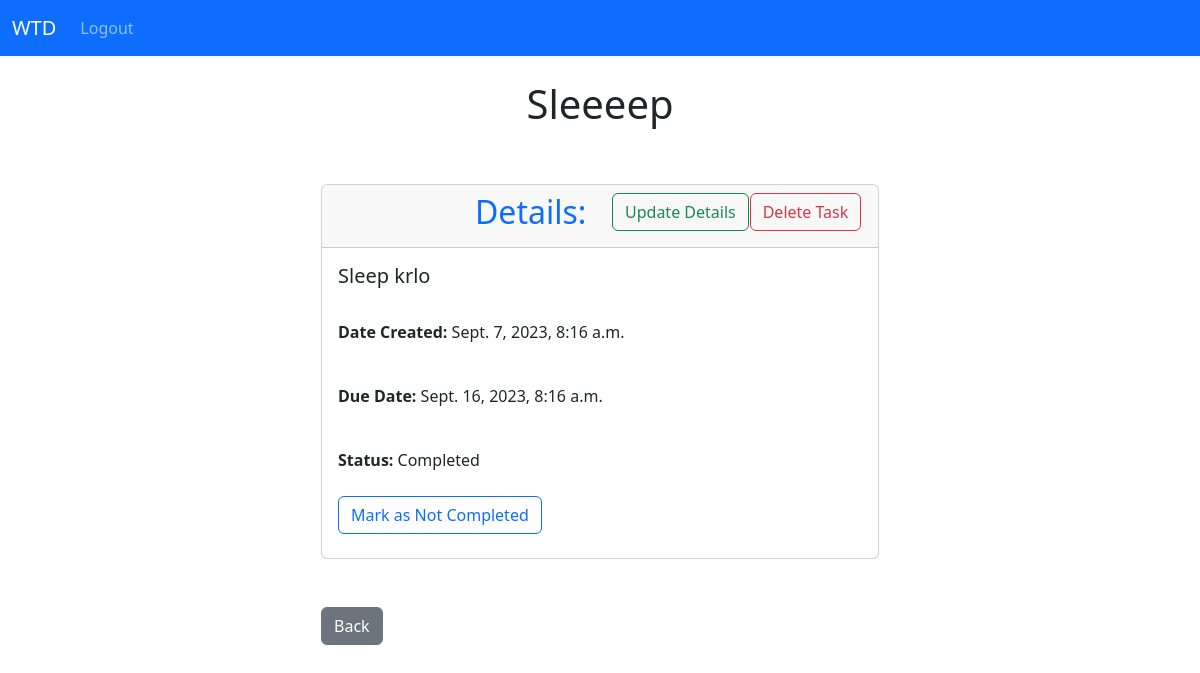
The app's page /task/3 (signed in) with its own data.
### todo_app/models.py (models this page shows, shortened)
class Task(models.Model):
    STATUS_CHOICES = [
        ("Completed", "Completed" ),
        ("Not Completed", "Not Completed" )
    ]
    title = models.TextField(max_length=50)
    description = models.TextField()
    created_at = models.DateTimeField(auto_now_add=True)
    expire_at = models.DateTimeField()
    status = models.CharField(max_length=15, choices=STATUS_CHOICES, default='Not Completed')
    user_id = models.ForeignKey(User, on_delete=models.CASCADE)
    def __str__(self):
        return(f"{self.title}")

### todo_app/views.py (the view)
# urls.py: path('task/<int:pk>', views.user_task, name='task'),
def user_task(request, pk):
    if request.user.is_authenticated:
        try:
            task = Task.objects.get(id=pk)
            if request.user != task.user_id:
                messages.error(request, "Not authorized to see this task")
                return redirect('dashboard')
            else:
                return render(request, 'task.html', {'task': task})
        except ObjectDoesNotExist:
            print("nottttt user task found")
            messages.error(request, "Task not found.")
            return redirect('dashboard')
    else:
        messages.success(request, "You must be logged in to view this page!")
        return redirect('login')

### todo_app/templates/task.html (shortened to what this page needs)
{% extends 'base.html' %}
{% block content %}
    <div class="col-md-6 offset-md-3">
          <h1 class="text-center">{{task}}</h1>
          <br>
          <br>
          <div class="card">
              <div class="card-header ">
                <div class="row">
                    <div class="col-md-3"></div>
                    <h2 class="col-md-3 text-primary">Details:</h2>
                    <div class="col-md-3 text-center">
                       <button type="submit" onclick="window.location.href='{% url 'update_task' task.id %}'" class="btn btn-outline-success text-nowrap ">Update Details </button>
                    </div>
                    <div class="col-md-3 text-center">
                         <button type="submit" onclick="window.location.href='{% url 'delete_task' task.id %}'" class="btn btn-outline-danger text-nowrap ">Delete Task </button>
                    </div>
                </div>
              </div>
              <div class="card-body">
                    <h5 class="card-title">{{ task.description }}</h5><br>
                    <p class="card-text"><strong>Date Created:</strong> {{ task.created_at }}</p><br>
                    <p class="card-text"><strong>Due Date: </strong>{{ task.expire_at }}</p><br>
                    <p><strong>Status:</strong> {{ task.status }}</p>
                    <form method="POST" action="{% url 'mark_task' task.id %}">
                            {% if task.status == 'Completed' %}
                                <button type="submit" class="btn btn-outline-primary my-2">Mark as Not Completed</button>
                            {% else %}
                                <input type="hidden" name="new_status" value="Completed">
                                <button type="submit" class="btn btn-outline-primary">Mark as Completed</button>
                            {% endif %}
                    </form>
              </div>
          </div>
          <button type="submit" onclick="window.location.href='{% url 'dashboard' %}'" class="btn btn-secondary text-nowrap my-5">Back</button>
    </div>
{% endblock %}

### records on screen
Task: title "Sleeeep", description "Sleep krlo", created_at "Sept. 7, 2023, 8:16 a.m.", expire_at "Sept. 16, 2023, 8:16 a.m.", status "Completed"
